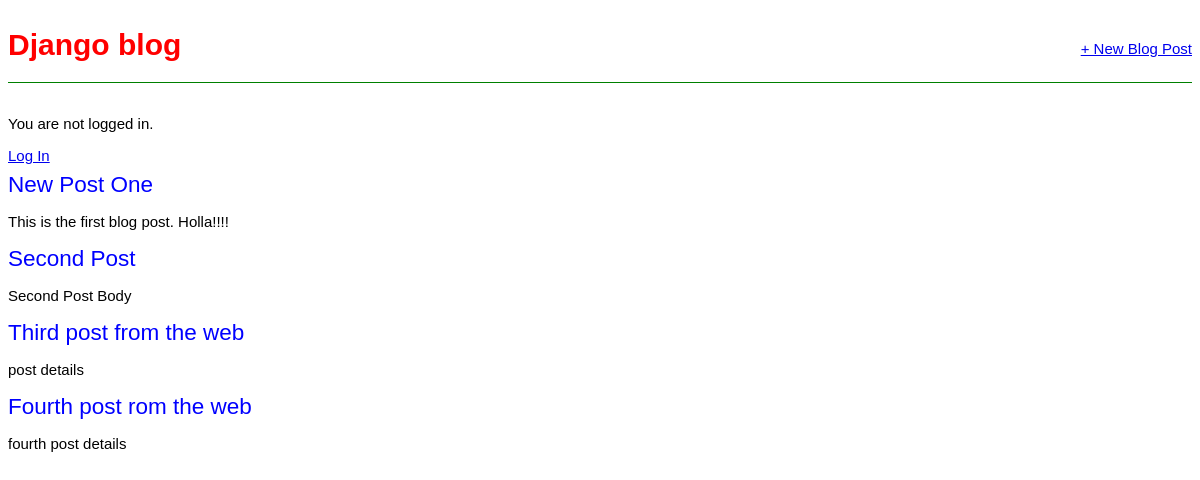
The app's page /, older data.
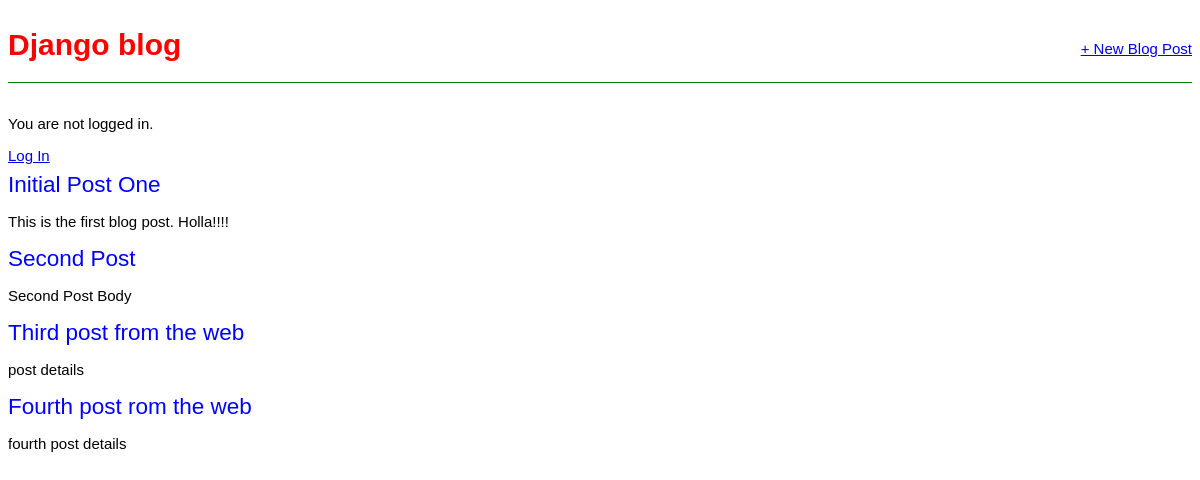
The same page, newer data.
### blog/models.py (models this page shows, shortened)
class Post(models.Model):
    title = models.CharField(max_length=200)
    author = models.ForeignKey('auth.User', on_delete=models.CASCADE)
    body = models.TextField()

### blog/views.py (the view)
# urls.py: path('', BlogListView.as_view(), name='home'),
class BlogListView(ListView):
    model = Post
    template_name = 'home.html'

### templates/home.html
{% extends 'base.html' %} {% block content %} {% for post in object_list %}
<div class="post-entry">
  <h2><a href="{% url 'post_detail' post.pk %}">{{ post.title }}</a></h2>
  <p>{{ post.body }}</p>
</div>
{% endfor %} {% endblock %}

Row changes from the older to the newer data that the page shows:
changed Post "This is the first blog post. Holla!!!!": title "New Post One" → "Initial Post One"
